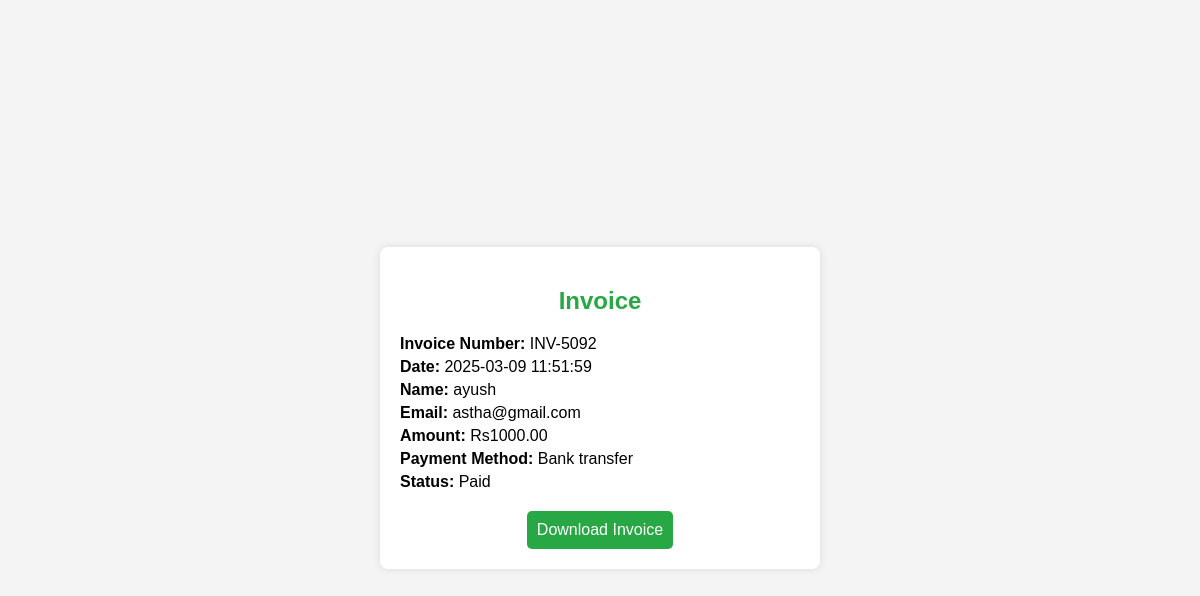
Screenshot of /invoice.php?invoice_number=INV-5092 with the database file from the repository.
### tables this page shows
CREATE TABLE `payments` (
  `id` int(11) NOT NULL,
  `invoice_number` varchar(20) NOT NULL,
  `name` varchar(255) NOT NULL,
  `email` varchar(255) NOT NULL,
  `amount` decimal(10,2) NOT NULL,
  `payment_method` varchar(50) NOT NULL,
  `payment_status` enum('Paid','Pending') DEFAULT 'Paid',
  `payment_date` timestamp NOT NULL DEFAULT current_timestamp()
);

### invoice.php (the view, shortened to what this page needs)
<?php
$host = "localhost";
$dbname = "hbook";
$username = "root";
$password = "";
$conn = new mysqli($host, $username, $password, $dbname);
$invoice_number = $conn->real_escape_string($_GET['invoice_number']);
$sql = "SELECT * FROM payments WHERE invoice_number = '$invoice_number'";
$result = $conn->query($sql);
$invoice = $result->fetch_assoc();
?>
<!DOCTYPE html>
<html lang="en">
<head>
</head>
<body>
<div class="invoice-container">
    <h2>Invoice</h2>
    <div class="invoice-details">
        <p><strong>Invoice Number:</strong> <?php echo $invoice['invoice_number']; ?></p>
        <p><strong>Date:</strong> <?php echo $invoice['payment_date']; ?></p>
        <p><strong>Name:</strong> <?php echo $invoice['name']; ?></p>
        <p><strong>Email:</strong> <?php echo $invoice['email']; ?></p>
        <p><strong>Amount:</strong> Rs<?php echo $invoice['amount']; ?></p>
        <p><strong>Payment Method:</strong> <?php echo ucfirst(str_replace("_", " ", $invoice['payment_method'])); ?></p>
        <p><strong>Status:</strong> <?php echo $invoice['payment_status']; ?></p>
    </div>
    <a href="invoices/<?php echo $invoice['invoice_number']; ?>.txt" class="download-btn" download>Download Invoice</a>
</div>
</body>
</html>

### invoice.php (style rules this page uses)
body { font-family: Arial, sans-serif; background-color: #f4f4f4; display: flex; justify-content: center; align-items: center; height: 100vh; flex-direction: column; }
.invoice-container { background: white; padding: 20px; border-radius: 8px; box-shadow: 0px 0px 10px rgba(0, 0, 0, 0.1); width: 400px; text-align: center; }
h2 { color: #28a745; }
.invoice-details { text-align: left; margin-top: 10px; }
.invoice-details p { margin: 5px 0; }
.download-btn { margin-top: 15px; padding: 10px; background-color: #28a745; color: white; text-decoration: none; border-radius: 5px; display: inline-block; }

### rows the page displays
payments: invoice_number "INV-5092", payment_date "2025-03-09 11:51:59", name "ayush", email "astha@gmail.com", amount "1000.00", payment_method "Bank transfer", payment_status "Paid"
